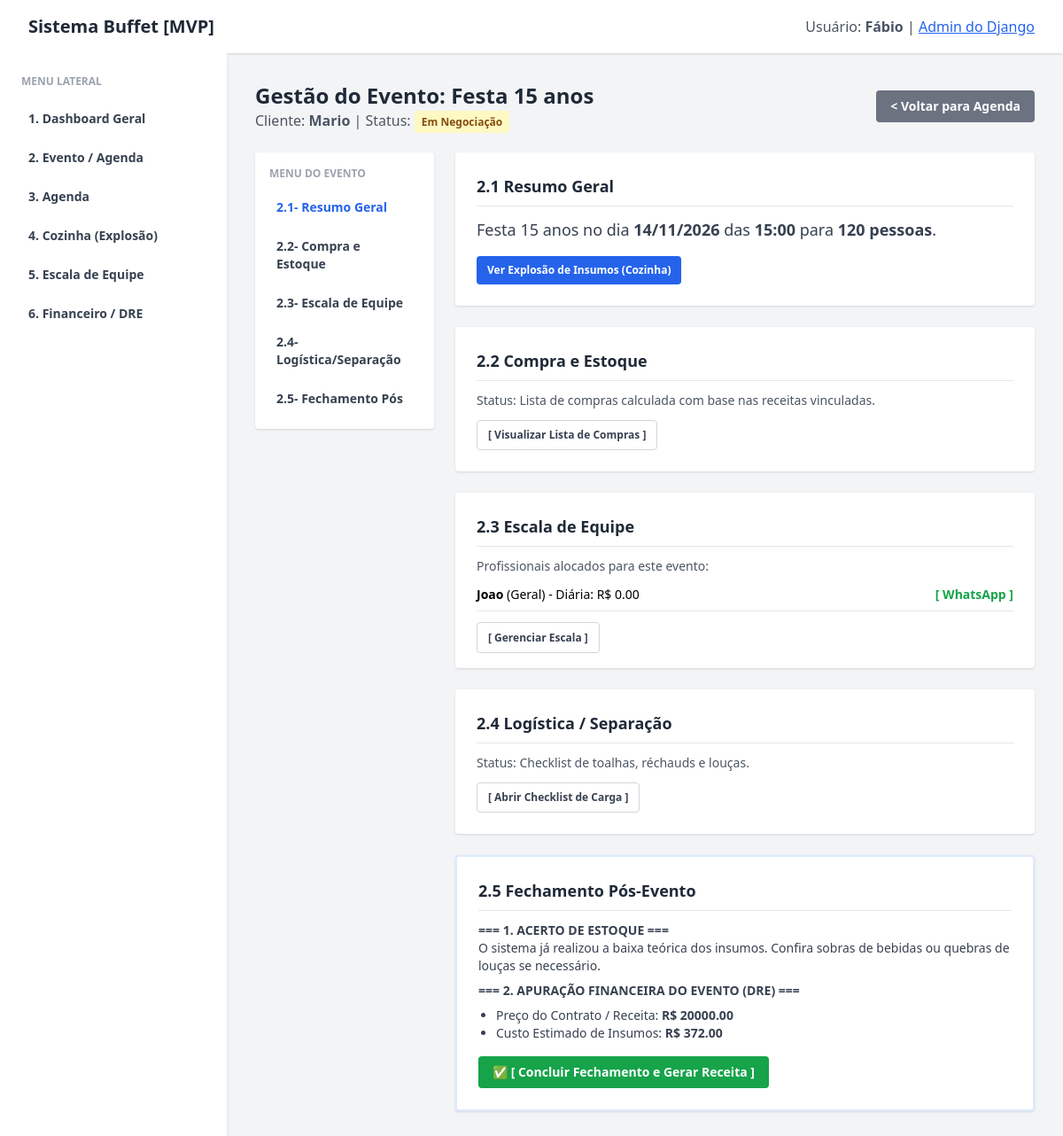
The app's page /evento/1/ with its own data.
### buffet/models.py (models this page shows, shortened)
class Evento(models.Model):
    nome_cliente = models.CharField(max_length=150)
    nome_evento = models.CharField(max_length=150)  # Ex: Aniversário / Casamento
    data_hora = models.DateTimeField()
    numero_convidados = models.PositiveIntegerField()
    cardapio = models.ManyToManyField(Receita, blank=True)
    markup_aplicado = models.DecimalField(max_digits=5, decimal_places=2, default=2.50)
    preco_contrato = models.DecimalField(
        max_digits=10, decimal_places=2, blank=True, null=True
    )
    status = models.CharField(max_length=50, default='Em Negociação')
    def custo_total_insumos(self):
        custo = 0
        for receita in self.cardapio.all():
            custo += receita.custo_por_porcao() * self.numero_convidados
        return custo

class EscalaEvento(models.Model):
    colaborador = models.ForeignKey(Colaborador, on_delete=models.CASCADE)
    evento = models.ForeignKey(Evento, on_delete=models.CASCADE)
    funcao = models.CharField(max_length=100)
    valor_diaria = models.DecimalField(
        max_digits=10, decimal_places=2, default=0.00
    )

class Colaborador(models.Model):
    nome = models.CharField(max_length=150)
    funcao = models.CharField(max_length=50)  # Garçom, Cozinheira, Segurança
    diaria_padrao = models.DecimalField(max_digits=10, decimal_places=2)
    telefone = models.CharField(max_length=20, blank=True, null=True)

class Receita(models.Model):
    nome = models.CharField(max_length=150)
    rendimento_porcoes = models.PositiveIntegerField()
    modo_preparo = models.TextField(blank=True, null=True)
    def custo_total_receita(self):
        return sum(item.custo_parcial for item in self.itens.all())
    def custo_por_porcao(self):
        if self.rendimento_porcoes and self.rendimento_porcoes > 0:
            return self.custo_total_receita() / self.rendimento_porcoes
        return 0

class ItemReceita(models.Model):
    receita = models.ForeignKey(
        Receita, related_name='itens', on_delete=models.CASCADE
    )
    ingrediente = models.ForeignKey(Ingrediente, on_delete=models.PROTECT)
    quantidade = models.DecimalField(max_digits=10, decimal_places=3)
    @property
    def custo_parcial(self):
        return self.quantidade * self.ingrediente.custo_unitario

class Ingrediente(models.Model):
    nome = models.CharField(max_length=100)
    unidade_medida = models.CharField(max_length=10)  # kg, L, un, pct
    custo_unitario = models.DecimalField(max_digits=10, decimal_places=2)
    quantidade_estoque = models.DecimalField(
        max_digits=10, decimal_places=2, default=0.00
    )
    estoque_minimo = models.DecimalField(
        max_digits=10, decimal_places=2, default=0.00
    )

### buffet/views.py (the view, shortened to what this page needs)
def evento_detalhe_view(request, evento_id):
  evento = get_object_or_404(Evento, id=evento_id)
  escalas = EscalaEvento.objects.filter(evento=evento)
  context = {
      'evento': evento,
      'escalas': escalas,
  }
  return render(request, 'buffet/evento_detalhe.html', context)

### buffet/templates/buffet/evento_detalhe.html (shortened to what this page needs)
{% extends 'buffet/base.html' %}
{% block content %}
    <div class="mb-6 flex justify-between items-center">
        <div>
            <h2 class="text-2xl font-bold text-gray-800">Gestão do Evento: {{ evento.nome_evento }}</h2>
            <p class="text-gray-600">Cliente: <strong>{{ evento.nome_cliente }}</strong> | Status: <span class="px-2 py-1 text-xs rounded font-bold {% if evento.status == 'Realizado / Fechado' %}bg-green-100 text-green-800{% else %}bg-yellow-100 text-yellow-800{% endif %}">{{ evento.status }}</span></p>
        </div>
        <a href="{% url 'agenda' %}" class="bg-gray-500 text-white px-4 py-2 rounded hover:bg-gray-600 text-sm font-semibold">< Voltar para Agenda</a>
    </div>
    <div class="grid grid-cols-1 lg:grid-cols-4 gap-6">
        <div class="bg-white p-4 rounded shadow h-fit">
            <h3 class="text-xs font-bold text-gray-400 uppercase mb-3">Menu do Evento</h3>
            <ul class="space-y-2 text-sm">
                <li><a href="#resumo" class="block p-2 rounded hover:bg-gray-100 font-semibold text-blue-600">2.1- Resumo Geral</a></li>
                <li><a href="#compras" class="block p-2 rounded hover:bg-gray-100 font-semibold text-gray-700">2.2- Compra e Estoque</a></li>
                <li><a href="#esquipe" class="block p-2 rounded hover:bg-gray-100 font-semibold text-gray-700">2.3- Escala de Equipe</a></li>
                <li><a href="#logistica" class="block p-2 rounded hover:bg-gray-100 font-semibold text-gray-700">2.4- Logística/Separação</a></li>
                <li><a href="#fechamento" class="block p-2 rounded hover:bg-gray-100 font-semibold text-gray-700">2.5- Fechamento Pós</a></li>
            </ul>
        </div>
        <div class="lg:col-span-3 space-y-6">
            <div id="resumo" class="bg-white p-6 rounded shadow">
                <h3 class="text-lg font-bold text-gray-800 mb-3 border-b pb-2">2.1 Resumo Geral</h3>
                <p class="text-gray-700 text-lg">{{ evento.nome_evento }} no dia <strong>{{ evento.data_hora|date:"d/m/Y" }}</strong> das <strong>{{ evento.data_hora|date:"H:i" }}</strong> para <strong>{{ evento.numero_convidados }} pessoas</strong>.</p>
                <div class="mt-4 flex gap-2">
                    <a href="{% url 'cozinha' %}?evento_id={{ evento.id }}" class="bg-blue-600 text-white text-xs px-3 py-2 rounded hover:bg-blue-700 font-semibold">Ver Explosão de Insumos (Cozinha)</a>
                </div>
            </div>
            <div id="compras" class="bg-white p-6 rounded shadow">
                <h3 class="text-lg font-bold text-gray-800 mb-3 border-b pb-2">2.2 Compra e Estoque</h3>
                <p class="text-gray-600 text-sm mb-3">Status: Lista de compras calculada com base nas receitas vinculadas.</p>
                <div class="flex gap-2">
                    <a href="{% url 'cozinha' %}?evento_id={{ evento.id }}" class="border border-gray-300 text-gray-700 text-xs px-3 py-2 rounded hover:bg-gray-50 font-semibold">[ Visualizar Lista de Compras ]</a>
                </div>
            </div>
            <div id="esquipe" class="bg-white p-6 rounded shadow">
                <h3 class="text-lg font-bold text-gray-800 mb-3 border-b pb-2">2.3 Escala de Equipe</h3>
                <p class="text-gray-600 text-sm mb-3">Profissionais alocados para este evento:</p>
                <ul class="space-y-2 mb-4">
                    {% for esc in escalas %}
                    <li class="flex justify-between items-center border-b pb-2 text-sm">
                        <span><strong>{{ esc.colaborador.nome }}</strong> ({{ esc.funcao }}) - Diária: R$ {{ esc.valor_diaria }}</span>
                        <a href="https://wa.me/{{ esc.colaborador.telefone }}?text=Olá%20{{ esc.colaborador.nome|urlencode }},%20lembrete%20do%20evento%20{{ evento.nome_evento|urlencode }}." target="_blank" class="text-green-600 font-bold hover:underline">[ WhatsApp ]</a>
                    </li>
                    {% empty %}
                    <li class="text-gray-500 text-sm">Nenhum colaborador escalado especificamente para este evento.</li>
                    {% endfor %}
                </ul>
                <a href="{% url 'equipe' %}" class="border border-gray-300 text-gray-700 text-xs px-3 py-2 rounded hover:bg-gray-50 font-semibold">[ Gerenciar Escala ]</a>
            </div>
            <div id="logistica" class="bg-white p-6 rounded shadow">
                <h3 class="text-lg font-bold text-gray-800 mb-3 border-b pb-2">2.4 Logística / Separação</h3>
                <p class="text-gray-600 text-sm mb-3">Status: Checklist de toalhas, réchauds e louças.</p>
                <button type="button" onclick="alert('Módulo de checklist logístico em desenvolvimento.')" class="border border-gray-300 text-gray-700 text-xs px-3 py-2 rounded hover:bg-gray-50 font-semibold">[ Abrir Checklist de Carga ]</button>
            </div>
            <div id="fechamento" class="bg-white p-6 rounded shadow border-2 border-blue-100">
                <h3 class="text-lg font-bold text-gray-800 mb-3 border-b pb-2">2.5 Fechamento Pós-Evento</h3>
                <form method="POST">
                    <div class="mb-4 text-sm space-y-2 text-gray-700">
                        <p><strong>=== 1. ACERTO DE ESTOQUE ===</strong><br>O sistema já realizou a baixa teórica dos insumos. Confira sobras de bebidas ou quebras de louças se necessário.</p>
                        <p><strong>=== 2. APURAÇÃO FINANCEIRA DO EVENTO (DRE) ===</strong></p>
                        <ul class="list-disc pl-5">
                            <li>Preço do Contrato / Receita: <strong>R$ {{ evento.preco_contrato|default:"0.00" }}</strong></li>
                            <li>Custo Estimado de Insumos: <strong>R$ {{ evento.custo_total_insumos|floatformat:2 }}</strong></li>
                        </ul>
                    </div>
                    {% if evento.status != 'Realizado / Fechado' %}
                    <button type="submit" class="bg-green-600 text-white px-4 py-2 rounded hover:bg-green-700 font-bold text-sm">
                        ✅ [ Concluir Fechamento e Gerar Receita ]
                    </button>
                    {% else %}
                    <p class="text-green-600 font-bold text-sm">✔️ Este evento já foi concluído e fechado com sucesso!</p>
                    {% endif %}
                </form>
            </div>
        </div>
    </div>
{% endblock %}

### buffet/templates/buffet/base.html (shortened to what this page needs)
<!DOCTYPE html>
<html lang="pt-br">
<head>
    <script src="https://cdn.tailwindcss.com"></script>
</head>
<body class="bg-gray-100 font-sans">
    <header class="bg-white shadow p-4 flex justify-between items-center px-8">
        <h1 class="text-xl font-bold text-gray-800">Sistema Buffet [MVP]</h1>
        <div class="text-gray-600">Usuário: <strong>Fábio</strong> | <a href="/admin/" class="text-blue-600 underline">Admin do Django</a></div>
    </header>
    <div class="flex">
        <aside class="w-64 bg-white h-screen shadow-md p-6 hidden md:block">
            <h2 class="text-gray-400 uppercase text-xs font-bold mb-4">Menu Lateral</h2>
            <ul class="space-y-2 text-sm font-semibold">
                <li><a href="{% url 'dashboard' %}" class="block p-2 rounded hover:bg-gray-50 text-gray-700">1. Dashboard Geral</a></li>
                <li><a href="{% url 'agenda' %}" class="block p-2 rounded hover:bg-gray-50 text-gray-700">2. Evento / Agenda</a></li>
                <li><a href="{% url 'agenda' %}" class="block p-2 rounded hover:bg-gray-50 text-gray-700">3. Agenda</a></li>
                <li><a href="{% url 'cozinha' %}" class="block p-2 rounded hover:bg-gray-50 text-gray-700">4. Cozinha (Explosão)</a></li>
                <li><a href="{% url 'equipe' %}" class="block p-2 rounded hover:bg-gray-50 text-gray-700">5. Escala de Equipe</a></li>
                <li><a href="{% url 'financeiro' %}" class="block p-2 rounded hover:bg-gray-50 text-gray-700">6. Financeiro / DRE</a></li>
            </ul>
        </aside>
        <main class="flex-1 p-8">
            {% block content %}{% endblock %}
        </main>
    </div>
</body>
</html>

### records on screen
Evento: nome_evento "Festa 15 anos", nome_cliente "Mario", status "Em Negociação", data_hora "14/11/2026", data_hora "15:00", numero_convidados "120", preco_contrato "20000.00", custo_total_insumos "372.00"
EscalaEvento: colaborador.nome "Joao", funcao "Geral", valor_diaria "0.00"
